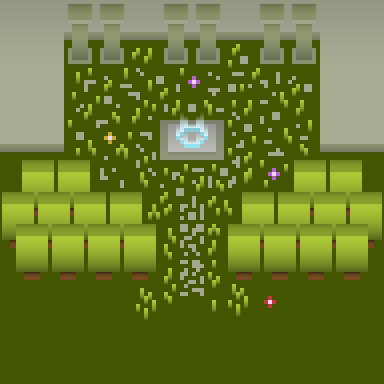

A level layout from a 2D game, rendered from its tile map. Below: a short description, then the map file with tile-grid data replaced by summaries:
An orthogonal 12x12 tile map with 32x32 px tiles, 2 tile layers (Background, Foreground) and 13 objects.

<map version="1.4" tiledversion="1.4.2" orientation="orthogonal" renderorder="right-down" width="12" height="12" tilewidth="32" tileheight="32" infinite="0" nextlayerid="5" nextobjectid="19">
 <properties>
  <property name="collidable" type="bool" value="true" />
 </properties>
 <tileset firstgid="1" name="tileset" tilewidth="32" tileheight="32" tilecount="252" columns="21">
  <image source="tileset.png" width="700" height="384" />
 </tileset>
 <layer id="3" name="Background" width="12" height="12">
  <data>[144 cells, 144 non-empty, 1 distinct tile ids]</data>
 </layer>
 <layer id="1" name="Foreground" width="12" height="12">
  <data>[144 cells, 132 non-empty, 132 distinct tile ids]</data>
 </layer>
 <objectgroup id="2" name="Collidables">
  <properties>
   <property name="collidable" type="bool" value="true" />
  </properties>
  <object id="4" x="0" y="0" width="64" height="152" />
  <object id="6" x="64" y="0" width="256" height="32" />
  <object id="7" x="320" y="0" width="64" height="152" />
  <object id="8" x="288" y="160" width="96" height="120" />
  <object id="9" x="0" y="160" width="96" height="120" />
  <object id="10" x="64" y="32" width="64" height="32" />
  <object id="11" x="160" y="32" width="64" height="32" />
  <object id="12" x="256" y="32" width="64" height="32" />
  <object id="13" x="96" y="192" width="64" height="88" />
  <object id="14" x="224" y="192" width="64" height="88" />
 </objectgroup>
 <objectgroup id="4" name="Triggers">
  <object id="15" x="168" y="120" width="48" height="32">
   <properties>
    <property name="path" value="assets/map2.tmx" />
    <property name="type" value="mapChange" />
   </properties>
  </object>
  <object id="16" x="96" y="96" width="32" height="32">
   <properties>
    <property name="enemy" value="kitten" />
    <property name="type" value="enemy" />
   </properties>
  </object>
  <object id="18" x="176" y="320" width="32" height="32">
   <properties>
    <property name="type" value="spawn" />
   </properties>
  </object>
 </objectgroup>
</map>
